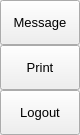
                 <widget class="QFrame" name="extraRightBox">
                  <property name="minimumSize">
                   <size>
                    <width>0</width>
                    <height>0</height>
                   </size>
                  </property>
                  <property name="maximumSize">
                   <size>
                    <width>0</width>
                    <height>16777215</height>
                   </size>
                  </property>
                  <property name="frameShape">
                   <enum>QFrame::NoFrame</enum>
                  </property>
                  <property name="frameShadow">
                   <enum>QFrame::Raised</enum>
                  </property>
                  <layout class="QVBoxLayout" name="verticalLayout_7">
                   <property name="spacing">
                    <number>0</number>
                   </property>
                   <property name="leftMargin">
                    <number>0</number>
                   </property>
                   <property name="topMargin">
                    <number>0</number>
                   </property>
                   <property name="rightMargin">
                    <number>0</number>
                   </property>
                   <property name="bottomMargin">
                    <number>0</number>
                   </property>
                   <item>
                    <widget class="QFrame" name="themeSettingsTopDetail">
                     <property name="maximumSize">
                      <size>
                       <width>16777215</width>
                       <height>3</height>
                      </size>
                     </property>
                     <property name="frameShape">
                      <enum>QFrame::NoFrame</enum>
                     </property>
                     <property name="frameShadow">
                      <enum>QFrame::Raised</enum>
                     </property>
                    </widget>
                   </item>
                   <item>
                    <widget class="QFrame" name="contentSettings">
                     <property name="frameShape">
                      <enum>QFrame::NoFrame</enum>
                     </property>
                     <property name="frameShadow">
                      <enum>QFrame::Raised</enum>
                     </property>
                     <layout class="QVBoxLayout" name="verticalLayout_13">
                      <property name="spacing">
                       <number>0</number>
                      </property>
                      <property name="leftMargin">
                       <number>0</number>
                      </property>
                      <property name="topMargin">
                       <number>0</number>
                      </property>
                      <property name="rightMargin">
                       <number>0</number>
                      </property>
                      <property name="bottomMargin">
                       <number>0</number>
                      </property>
                      <item alignment="Qt::AlignTop">
                       <widget class="QFrame" name="topMenus">
                        <property name="frameShape">
                         <enum>QFrame::NoFrame</enum>
                        </property>
                        <property name="frameShadow">
                         <enum>QFrame::Raised</enum>
                        </property>
                        <layout class="QVBoxLayout" name="verticalLayout_14">
                         <property name="spacing">
                          <number>0</number>
                         </property>
                         <property name="leftMargin">
                          <number>0</number>
                         </property>
                         <property name="topMargin">
                          <number>0</number>
                         </property>
                         <property name="rightMargin">
                          <number>0</number>
                         </property>
                         <property name="bottomMargin">
                          <number>0</number>
                         </property>
                         <item>
                          <widget class="QPushButton" name="btn_message">
                           <property name="sizePolicy">
                            <sizepolicy hsizetype="Expanding" vsizetype="Fixed">
                             <horstretch>0</horstretch>
                             <verstretch>0</verstretch>
                            </sizepolicy>
                           </property>
                           <property name="minimumSize">
                            <size>
                             <width>0</width>
                             <height>45</height>
                            </size>
                           </property>
                           <property name="font">
                            <font>
                             <family>Segoe UI</family>
                             <pointsize>10</pointsize>
                             <weight>50</weight>
                             <italic>false</italic>
                             <bold>false</bold>
                            </font>
                           </property>
                           <property name="cursor">
                            <cursorShape>PointingHandCursor</cursorShape>
                           </property>
                           <property name="layoutDirection">
                            <enum>Qt::LeftToRight</enum>
                           </property>
                           <property name="styleSheet">
                            <string notr="true">background-image: url(:/icons/images/icons/cil-envelope-open.png);</string>
                           </property>
                           <property name="text">
                            <string>Message</string>
                           </property>
                          </widget>
                         </item>
                         <item>
                          <widget class="QPushButton" name="btn_print">
                           <property name="sizePolicy">
                            <sizepolicy hsizetype="Expanding" vsizetype="Fixed">
                             <horstretch>0</horstretch>
                             <verstretch>0</verstretch>
                            </sizepolicy>
                           </property>
                           <property name="minimumSize">
                            <size>
                             <width>0</width>
                             <height>45</height>
                            </size>
                           </property>
                           <property name="font">
                            <font>
                             <family>Segoe UI</family>
                             <pointsize>10</pointsize>
                             <weight>50</weight>
                             <italic>false</italic>
                             <bold>false</bold>
                            </font>
                           </property>
                           <property name="cursor">
                            <cursorShape>PointingHandCursor</cursorShape>
                           </property>
                           <property name="layoutDirection">
                            <enum>Qt::LeftToRight</enum>
                           </property>
                           <property name="styleSheet">
                            <string notr="true">background-image: url(:/icons/images/icons/cil-print.png);</string>
                           </property>
                           <property name="text">
                            <string>Print</string>
                           </property>
                          </widget>
                         </item>
                         <item>
                          <widget class="QPushButton" name="btn_logout">
                           <property name="sizePolicy">
                            <sizepolicy hsizetype="Expanding" vsizetype="Fixed">
                             <horstretch>0</horstretch>
                             <verstretch>0</verstretch>
                            </sizepolicy>
                           </property>
                           <property name="minimumSize">
                            <size>
                             <width>0</width>
                             <height>45</height>
                            </size>
                           </property>
                           <property name="font">
                            <font>
                             <family>Segoe UI</family>
                             <pointsize>10</pointsize>
                             <weight>50</weight>
                             <italic>false</italic>
                             <bold>false</bold>
                            </font>
                           </property>
                           <property name="cursor">
                            <cursorShape>PointingHandCursor</cursorShape>
                           </property>
                           <property name="layoutDirection">
                            <enum>Qt::LeftToRight</enum>
                           </property>
                           <property name="styleSheet">
                            <string notr="true">background-image: url(:/icons/images/icons/cil-account-logout.png);</string>
                           </property>
                           <property name="text">
                            <string>Logout</string>
                           </property>
                          </widget>
                         </item>
                        </layout>
                       </widget>
                      </item>
                     </layout>
                    </widget>
                   </item>
                  </layout>
                 </widget>
